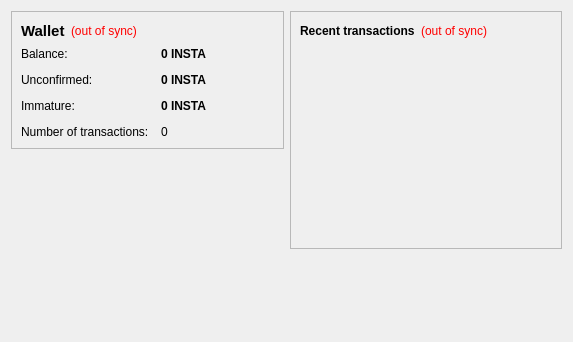
<?xml version="1.0" encoding="UTF-8"?>
<ui version="4.0">
 <class>OverviewPage</class>
 <widget class="QWidget" name="OverviewPage">
  <property name="geometry">
   <rect>
    <x>0</x>
    <y>0</y>
    <width>573</width>
    <height>342</height>
   </rect>
  </property>
  <property name="windowTitle">
   <string>Form</string>
  </property>
  <layout class="QHBoxLayout" name="horizontalLayout" stretch="1,1">
   <item>
    <layout class="QVBoxLayout" name="verticalLayout_2">
     <item>
      <widget class="QFrame" name="frame">
       <property name="frameShape">
        <enum>QFrame::StyledPanel</enum>
       </property>
       <property name="frameShadow">
        <enum>QFrame::Raised</enum>
       </property>
       <layout class="QVBoxLayout" name="verticalLayout_4">
        <item>
         <layout class="QHBoxLayout" name="horizontalLayout_4">
          <item>
           <widget class="QLabel" name="label_5">
            <property name="font">
             <font>
              <pointsize>11</pointsize>
              <weight>75</weight>
              <bold>true</bold>
             </font>
            </property>
            <property name="text">
             <string>Wallet</string>
            </property>
           </widget>
          </item>
          <item>
           <widget class="QLabel" name="labelWalletStatus">
            <property name="toolTip">
             <string>The displayed information may be out of date. Your wallet automatically synchronizes with the InstaCoin network after a connection is established, but this process has not completed yet.</string>
            </property>
            <property name="styleSheet">
             <string notr="true">QLabel { color: red; }</string>
            </property>
            <property name="text">
             <string notr="true">(out of sync)</string>
            </property>
            <property name="alignment">
             <set>Qt::AlignLeading|Qt::AlignLeft|Qt::AlignVCenter</set>
            </property>
           </widget>
          </item>
          <item>
           <spacer name="horizontalSpacer_2">
            <property name="orientation">
             <enum>Qt::Horizontal</enum>
            </property>
            <property name="sizeHint" stdset="0">
             <size>
              <width>40</width>
              <height>20</height>
             </size>
            </property>
           </spacer>
          </item>
         </layout>
        </item>
        <item>
         <layout class="QFormLayout" name="formLayout_2">
          <property name="fieldGrowthPolicy">
           <enum>QFormLayout::AllNonFixedFieldsGrow</enum>
          </property>
          <property name="horizontalSpacing">
           <number>12</number>
          </property>
          <property name="verticalSpacing">
           <number>12</number>
          </property>
          <item row="0" column="0">
           <widget class="QLabel" name="label">
            <property name="text">
             <string>Balance:</string>
            </property>
           </widget>
          </item>
          <item row="0" column="1">
           <widget class="QLabel" name="labelBalance">
            <property name="font">
             <font>
              <weight>75</weight>
              <bold>true</bold>
             </font>
            </property>
            <property name="cursor">
             <cursorShape>IBeamCursor</cursorShape>
            </property>
            <property name="toolTip">
             <string>Your current balance</string>
            </property>
            <property name="text">
             <string notr="true">0 INSTA</string>
            </property>
            <property name="textInteractionFlags">
             <set>Qt::LinksAccessibleByMouse|Qt::TextSelectableByKeyboard|Qt::TextSelectableByMouse</set>
            </property>
           </widget>
          </item>
          <item row="1" column="0">
           <widget class="QLabel" name="label_3">
            <property name="text">
             <string>Unconfirmed:</string>
            </property>
           </widget>
          </item>
          <item row="1" column="1">
           <widget class="QLabel" name="labelUnconfirmed">
            <property name="font">
             <font>
              <weight>75</weight>
              <bold>true</bold>
             </font>
            </property>
            <property name="cursor">
             <cursorShape>IBeamCursor</cursorShape>
            </property>
            <property name="toolTip">
             <string>Total of transactions that have yet to be confirmed, and do not yet count toward the current balance</string>
            </property>
            <property name="text">
             <string notr="true">0 INSTA</string>
            </property>
            <property name="textInteractionFlags">
             <set>Qt::LinksAccessibleByMouse|Qt::TextSelectableByKeyboard|Qt::TextSelectableByMouse</set>
            </property>
           </widget>
          </item>
          <item row="3" column="0">
           <widget class="QLabel" name="label_2">
            <property name="text">
             <string>Number of transactions:</string>
            </property>
           </widget>
          </item>
          <item row="3" column="1">
           <widget class="QLabel" name="labelNumTransactions">
            <property name="toolTip">
             <string>Total number of transactions in wallet</string>
            </property>
            <property name="text">
             <string notr="true">0</string>
            </property>
           </widget>
          </item>
          <item row="2" column="0">
           <widget class="QLabel" name="labelImmatureText">
            <property name="text">
             <string>Immature:</string>
            </property>
           </widget>
          </item>
          <item row="2" column="1">
           <widget class="QLabel" name="labelImmature">
            <property name="font">
             <font>
              <weight>75</weight>
              <bold>true</bold>
             </font>
            </property>
            <property name="toolTip">
             <string>Mined balance that has not yet matured</string>
            </property>
            <property name="text">
             <string notr="true">0 INSTA</string>
            </property>
            <property name="textInteractionFlags">
             <set>Qt::LinksAccessibleByMouse|Qt::TextSelectableByKeyboard|Qt::TextSelectableByMouse</set>
            </property>
           </widget>
          </item>
         </layout>
        </item>
       </layout>
      </widget>
     </item>
     <item>
      <spacer name="verticalSpacer">
       <property name="orientation">
        <enum>Qt::Vertical</enum>
       </property>
       <property name="sizeHint" stdset="0">
        <size>
         <width>20</width>
         <height>40</height>
        </size>
       </property>
      </spacer>
     </item>
    </layout>
   </item>
   <item>
    <layout class="QVBoxLayout" name="verticalLayout_3">
     <item>
      <widget class="QFrame" name="frame_2">
       <property name="frameShape">
        <enum>QFrame::StyledPanel</enum>
       </property>
       <property name="frameShadow">
        <enum>QFrame::Raised</enum>
       </property>
       <layout class="QVBoxLayout" name="verticalLayout">
        <item>
         <layout class="QHBoxLayout" name="horizontalLayout_2">
          <item>
           <widget class="QLabel" name="label_4">
            <property name="text">
             <string>&lt;b&gt;Recent transactions&lt;/b&gt;</string>
            </property>
           </widget>
          </item>
          <item>
           <widget class="QLabel" name="labelTransactionsStatus">
            <property name="toolTip">
             <string>The displayed information may be out of date. Your wallet automatically synchronizes with the InstaCoin network after a connection is established, but this process has not completed yet.</string>
            </property>
            <property name="styleSheet">
             <string notr="true">QLabel { color: red; }</string>
            </property>
            <property name="text">
             <string notr="true">(out of sync)</string>
            </property>
            <property name="alignment">
             <set>Qt::AlignRight|Qt::AlignTrailing|Qt::AlignVCenter</set>
            </property>
           </widget>
          </item>
          <item>
           <spacer name="horizontalSpacer">
            <property name="orientation">
             <enum>Qt::Horizontal</enum>
            </property>
            <property name="sizeHint" stdset="0">
             <size>
              <width>40</width>
              <height>20</height>
             </size>
            </property>
           </spacer>
          </item>
         </layout>
        </item>
        <item>
         <widget class="QListView" name="listTransactions">
          <property name="styleSheet">
           <string notr="true">QListView { background: transparent; }</string>
          </property>
          <property name="frameShape">
           <enum>QFrame::NoFrame</enum>
          </property>
          <property name="verticalScrollBarPolicy">
           <enum>Qt::ScrollBarAlwaysOff</enum>
          </property>
          <property name="horizontalScrollBarPolicy">
           <enum>Qt::ScrollBarAlwaysOff</enum>
          </property>
          <property name="selectionMode">
           <enum>QAbstractItemView::NoSelection</enum>
          </property>
         </widget>
        </item>
       </layout>
      </widget>
     </item>
     <item>
      <spacer name="verticalSpacer_2">
       <property name="orientation">
        <enum>Qt::Vertical</enum>
       </property>
       <property name="sizeHint" stdset="0">
        <size>
         <width>20</width>
         <height>40</height>
        </size>
       </property>
      </spacer>
     </item>
    </layout>
   </item>
  </layout>
 </widget>
 <resources/>
 <connections/>
</ui>
